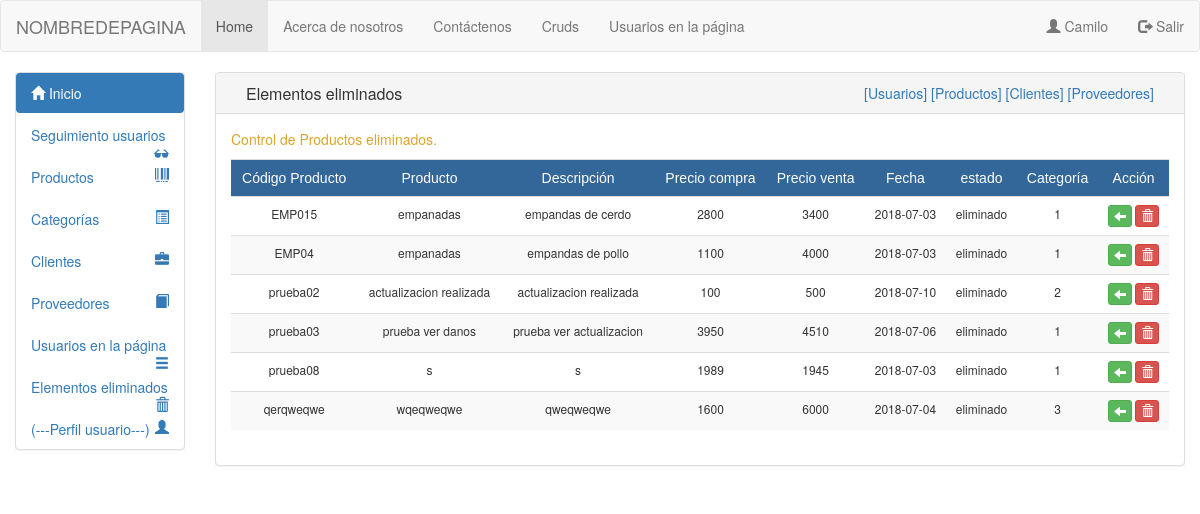
Before: /Vista/html/objetoelm.php (signed in) with the older database file.
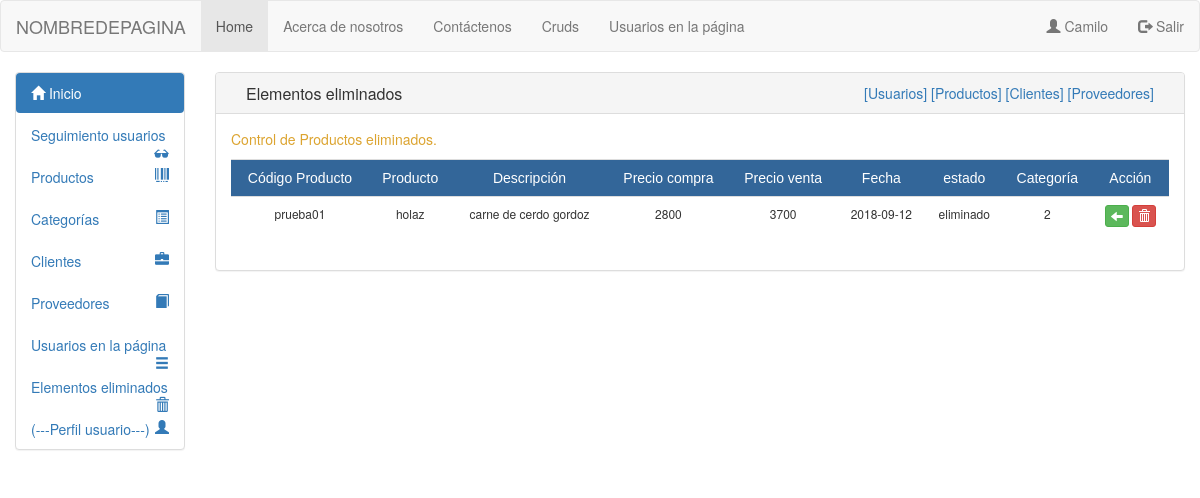
After: the same page with the newer database file.
### tables this page shows
CREATE TABLE `productos` (
  `codigo_producto` varchar(50) NOT NULL,
  `nombre_producto` varchar(50) NOT NULL,
  `desc_producto` varchar(50) NOT NULL,
  `precio_entrada` varchar(50) NOT NULL,
  `precio_salida` varchar(50) NOT NULL,
  `fecha_ingreso` date NOT NULL,
  `estado_producto` tinyint(1) NOT NULL,
  `id_categoria` int(11) DEFAULT NULL
);

### Modelo/conexion.php (called while the page is built, shortened)
<?php
class Conexion
{
public function __construct()
{
$this->con = new mysqli("localhost", "root", "", "inventcorp");
}
}
?>

### modelo/mdlprodlistarel.php (called while the page is built)
<?php
 include_once("conexion.php");
class Productoel extends Conexion
{
    public function listarel()
    {
        $q = "select * from productos where estado_producto='0' order by codigo_producto";
        $consulta = $this->con->query($q) or die ('failed!' . $this->con->error);
        return $consulta;
    }
}
?>

### Vista/html/objetoelm.php (the view, shortened to what this page needs)
<!DOCTYPE html>
<html lang="en">
<head>
  <link href="../bootstrap/css/bootstrap.min.css" rel="stylesheet" media="screen">
</head>
<body>
<?php
include_once '../../modelo/mdlprodlistarel.php';
include_once 'header.php';
?>
<div class="container-fluid">
  <div class="row">
<div class="col-sm-3 col-md-2 sidebar">
<?php
include_once 'menulateral.php';
?>
</div>
   <div class="col-sm-10 col-md-10">
    <div class="panel panel-default">
<div class="panel-heading">
<div class="col-sm-4 col-md-4"><h class="panel-title">Elementos eliminados</h></div>
<div align="right" class="col-sm-8 col-md-8">
<a href="objetoelmu1.php">[Usuarios]</a>
<a href="">[Productos]</a>
<a href="objetoelmc1.php">[Clientes]</a>
<a href="objetoelmp1.php">[Proveedores]</a>
</div>
<br>
</div>
      <div class="panel-body">
         <p style="color:#DCA430">Control de Productos eliminados.
          </p>
      			    <div class="row">
      			    <div class="col-sm-12 col-md-12">
                <form name="areat" action="" method="post">
      			    <div class="table-responsive">
                       <table class="table table-hover table-striped" align="center">
        			         <tr style="color:#FFF; background-color:#369">
                       <td align="center" style="font-family:Tahoma, Geneva, sans-serif">Código Producto</td>
                       <td align="center" style="font-family:Tahoma, Geneva, sans-serif">Producto</td>
                       <td align="center" style="font-family:Tahoma, Geneva, sans-serif">Descripción</td>
                       <td align="center" style="font-family:Tahoma, Geneva, sans-serif">Precio compra</td>
                       <td align="center" style="font-family:Tahoma, Geneva, sans-serif">Precio venta</td>
                       <td align="center" style="font-family:Tahoma, Geneva, sans-serif">Fecha</td>
                       <td align="center" style="font-family:Tahoma, Geneva, sans-serif">estado</td>
                       <td align="center" style="font-family:Tahoma, Geneva, sans-serif">Categoría</td>
                       <td align="center" style="font-family:Tahoma, Geneva, sans-serif">Acción</td>
                        <?php
      			            $objeto= new Productoel;
      			            $res=$objeto->listarel();
            			   while($row = $res->fetch_array(MYSQLI_ASSOC)){
            				  ?>
            			         <tr style="font-size:12px">
                			     <td align="center"><?php echo filter_var($row['codigo_producto'], FILTER_SANITIZE_STRING)?></td>
                           <td align="center"><?php echo filter_var($row['nombre_producto'], FILTER_SANITIZE_STRING)?></td>
                			     <td align="center"><?php echo $row['desc_producto'];?></td>
                           <td align="center"><?php echo $row['precio_entrada']?></td>
                           <td align="center"><?php echo $row['precio_salida']?></td>
                           <td align="center"><?php echo $row['fecha_ingreso']?></td>
                           <td align="center"><?php echo $row['estado_producto'] == 1 ? 'activo' : 'eliminado';?></td>
                           <td align="center"><?php echo $row['id_categoria']?></td>
                           <td align="center">
                           <center>
                           <a href="../../controlador/crudprod/controlador3.php?cod=<?php echo $row['codigo_producto']?>">
                            <span class = "btn btn-success btn-xs">
                              <span class = "glyphicon glyphicon-arrow-left">
                              </span>
                            </span>
                           </a>
                           <a href="../../controlador/crudprod/controlador4.php?cod=<?php echo $row['codigo_producto']?>" onclick="return confirm('Esta seguro que desea eliminar por completo este producto?')">
                            <span class = "btn btn-danger btn-xs">
                              <span class = "glyphicon glyphicon-trash">
                              </span>
                            </span>
                           </a>
                           </center>
                           </td>
                           </tr>
            				  <?php } $objeto->CloseDB();?>
      				        </table>
                      </div>
      			   </form>
            </div>
          </div>
        </div>
      </div>
    </div>
  </div>
</div>
</body>
</html>

Changed rows visible on the page:
removed productos: codigo_producto "EMP015", nombre_producto "empanadas", desc_producto "empandas de cerdo", precio_entrada "2800", precio_salida "3400", fecha_ingreso "2018-07-03", estado_producto "eliminado", id_categoria "1"
removed productos: codigo_producto "EMP04", nombre_producto "empanadas", desc_producto "empandas de pollo", precio_entrada "1100", precio_salida "4000", fecha_ingreso "2018-07-03", estado_producto "eliminado", id_categoria "1"
no longer on this page (row edited): productos: codigo_producto "prueba02", nombre_producto "actualizacion realizada", desc_producto "actualizacion realizada", precio_entrada "100", precio_salida "500", fecha_ingreso "2018-07-10", estado_producto "eliminado", id_categoria "2"
removed productos: codigo_producto "prueba03", nombre_producto "prueba ver danos", desc_producto "prueba ver actualizacion", precio_entrada "3950", precio_salida "4510", fecha_ingreso "2018-07-06", estado_producto "eliminado", id_categoria "1"
removed productos: codigo_producto "prueba08", nombre_producto "s", desc_producto "s", precio_entrada "1989", precio_salida "1945", fecha_ingreso "2018-07-03", estado_producto "eliminado", id_categoria "1"
removed productos: codigo_producto "qerqweqwe", nombre_producto "wqeqweqwe", desc_producto "qweqweqwe", precio_entrada "1600", precio_salida "6000", fecha_ingreso "2018-07-04", estado_producto "eliminado", id_categoria "3"
now on this page (row edited): productos: codigo_producto "prueba01", nombre_producto "holaz", desc_producto "carne de cerdo gordoz", precio_entrada "2800", precio_salida "3700", fecha_ingreso "2018-09-12", estado_producto "eliminado", id_categoria "2"
